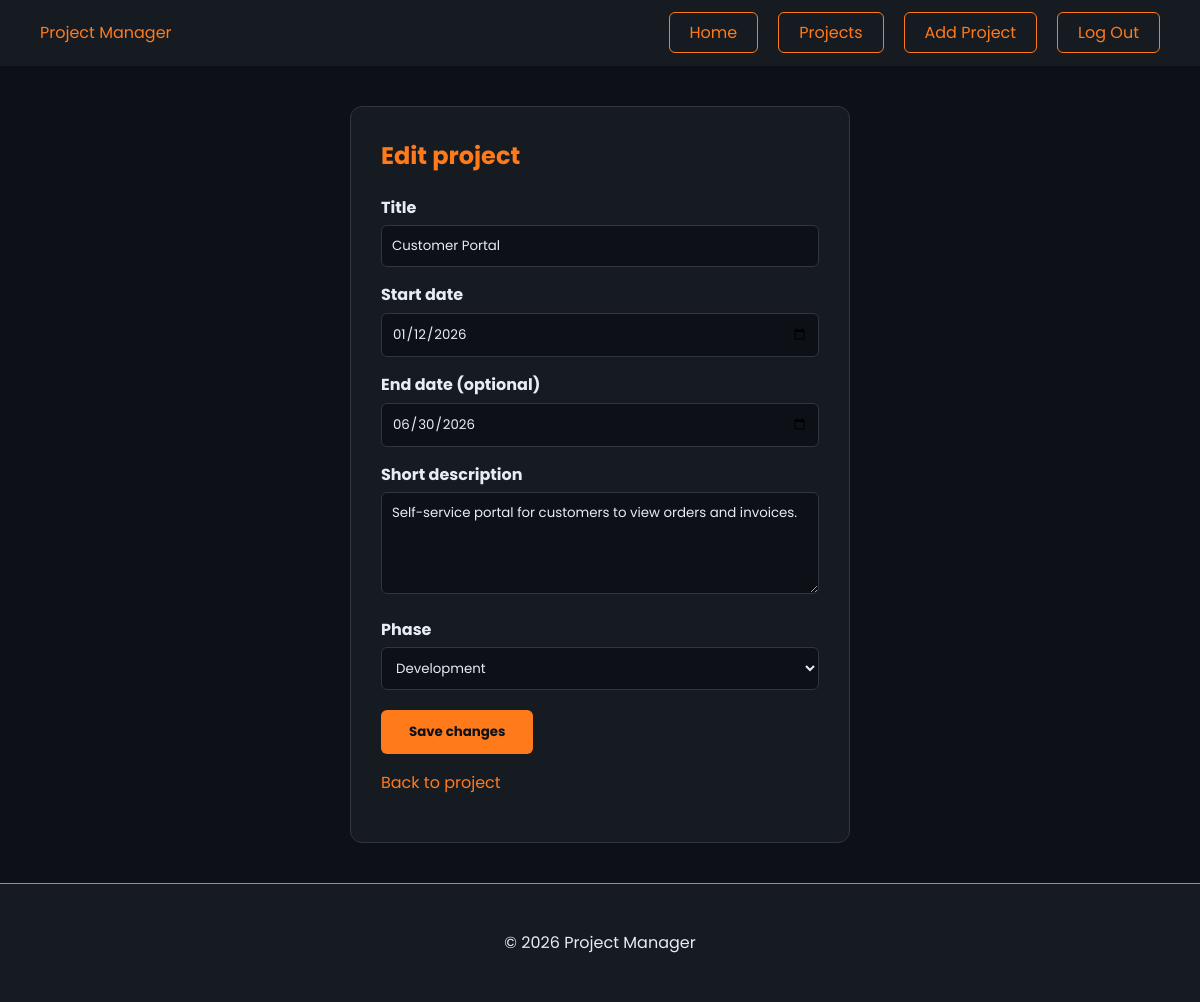
The page /edit-project.php?pid=1 (signed in) on the database its author committed.
### tables this page shows
CREATE TABLE projects (
    pid INT AUTO_INCREMENT PRIMARY KEY,
    title VARCHAR(100) NOT NULL,
    start_date DATE NOT NULL,
    end_date DATE,  
    short_description VARCHAR(500) NOT NULL,
    phase ENUM('design', 'development', 'testing', 'deployment', 'complete') NOT NULL DEFAULT 'design',  
    uid INT NOT NULL,  
    FOREIGN KEY (uid) REFERENCES users(uid) ON DELETE CASCADE,  
    CHECK (end_date >= start_date)  
);

### edit-project.php (the view, shortened to what this page needs)
<?php
include 'connectdb.php';
$phases = array("design", "development", "testing", "deployment", "complete");
$pid = "";
if (isset($_GET['pid'])) {
    $pid = $_GET['pid'];
} elseif (isset($_POST['pid'])) {
    $pid = $_POST['pid'];
}
$stmt = $db->prepare("SELECT * FROM projects WHERE pid = ? AND uid = ?");
$stmt->execute([$pid, $_SESSION['uid']]);
$project = $stmt->fetch();
include 'header.php';
?>
    <main>
        <?php if (!$project): ?>
            <p>Project not found, or you do not have permission to edit it.</p>
            <a href="project-list.php">Back to all projects</a>
        <?php else: ?>
            <section class="form-card">
                <h1>Edit project</h1>
                <form class="site-form" action="edit-project.php" method="post">
                    <label for="title">Title</label>
                    <input type="text" id="title" name="title" value="<?php echo htmlspecialchars($project['title']); ?>" required>
                    <label for="start_date">Start date</label>
                    <input type="date" id="start_date" name="start_date" value="<?php echo htmlspecialchars($project['start_date']); ?>" required>
                    <label for="end_date">End date (optional)</label>
                    <input type="date" id="end_date" name="end_date" value="<?php echo htmlspecialchars($project['end_date']); ?>">
                    <label for="short_description">Short description</label>
                    <textarea id="short_description" name="short_description" rows="4" required><?php echo htmlspecialchars($project['short_description']); ?></textarea>
                    <label for="phase">Phase</label>
                    <select id="phase" name="phase" required>
                        <?php foreach ($phases as $option): ?>
                            <option value="<?php echo $option; ?>" <?php if ($project['phase'] == $option) echo "selected"; ?>><?php echo ucfirst($option); ?></option>
                        <?php endforeach; ?>
                    </select>
                    <button type="submit">Save changes</button>
                </form>
                <p><a href="project-details.php?pid=<?php echo $project['pid']; ?>">Back to project</a></p>
            </section>
        <?php endif; ?>
    </main>
<?php include 'footer.php'; ?>

### css/style.css (style rules this page uses)
:root { --background: #0d1117; --card-colour: #161b22; --text-colour: #e6edf3; --muted-colour: #8b949e; --accent-colour: #ff7a1a; --font-type: 'Poppins', Arial, sans-serif; --font-size: 16px; --line-height: 1.6; }
* { box-sizing: border-box; }
body { background-color: var(--background); color: var(--text-colour); font-family: var(--font-type); font-size: var(--font-size); line-height: var(--line-height); margin: 0; }
a { color: var(--accent-colour); text-decoration: none; }
main { max-width: 1100px; margin: 0 auto; padding: 40px; }
.form-card { max-width: 500px; margin: 0 auto; background-color: var(--card-colour); border: 1px solid #30363d; border-radius: 12px; padding: 30px; }
.form-card h1 { color: var(--accent-colour); margin-top: 0; }
.site-form label { display: block; margin-top: 15px; margin-bottom: 5px; font-weight: 700; }
.site-form input { width: 100%; padding: 10px; background-color: var(--background); color: var(--text-colour); border: 1px solid #30363d; border-radius: 6px; font-family: var(--font-type); }
.site-form button { margin-top: 20px; padding: 12px 28px; background-color: var(--accent-colour); color: var(--background); border: none; border-radius: 6px; font-weight: 700; font-family: var(--font-type); cursor: pointer; }
.site-form textarea, .site-form select { width: 100%; padding: 10px; background-color: var(--background); color: var(--text-colour); border: 1px solid #30363d; border-radius: 6px; font-family: var(--font-type); }

### rows shown on the page
projects: title "Customer Portal", start_date "01/12/2026", end_date "06/30/2026", short_description "Self-service portal for customers to view orders and invoices.", phase "Development"
